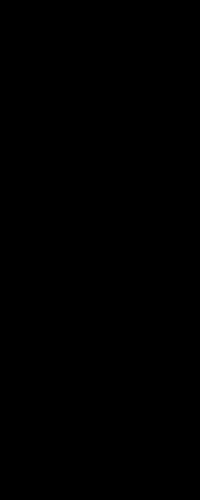
Frame 1 (no input)
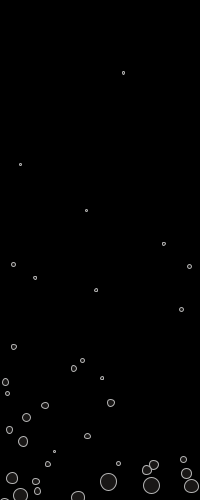
Frame 60 (the mouse pressed at the canvas centre just before this capture)
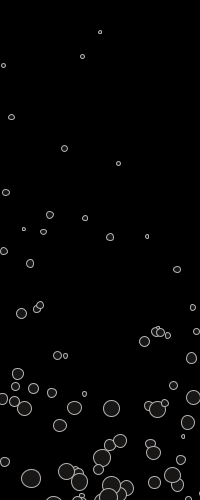
Frame 120 (the mouse held since frame 60 and released just before this capture)

The Processing sketch that drew these frames (run headless with seeded random() and noise(); from frame 60 on, the mouse is pressed at the canvas centre):

// Processing sketch: task2
// ── task2.pde
// add your code here, you can use as many files or classes as you like
Bubble[] bubbles = new Bubble[250];

void setup() {
  size(200, 500);
  colorMode(HSB, 360, 100, 100);
  for (int i = 0; i < bubbles.length; i++) {
    bubbles[i] = new Bubble();
  }
}

void draw() {
  background(0);
  for (int i = 0; i < bubbles.length; i++) {
    bubbles[i].move();
    bubbles[i].display();
  }
}

class Bubble {
  float x, y, radius, speedY;
  
  Bubble() {
    x = random(width);
    y = random(height + 50, height + 750);
    radius = random(1, 10);
    speedY = -10 / radius;
  }
  
  void move() {
    x += random(-0.8, 0.8);
    y += speedY;
    if (y < -50) {
      x = random(width);
      y = random(height + 50, height + 750);
      radius = random(1, 10);
      speedY = -10 / radius;
    }
  }
  
  void display() {
    stroke(255);
    fill(10,10,10);
    ellipse(x, y, radius*2, radius*2);

  }
}
